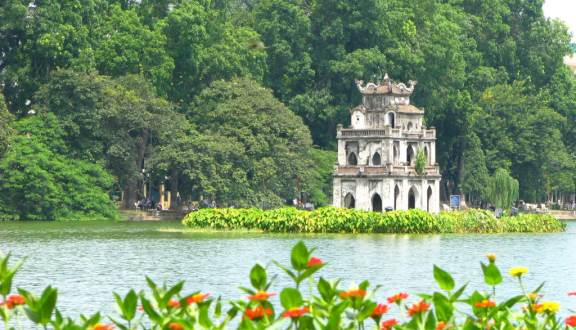
#> input picture images/HoGuom.jpg, 576 x 330 px, given as the content of the folder testdata/, which was not available
$ jupyter execute HomeWork_Image_Contrast_Enhancement_NguyenVanGiang.ipynb   (text cells are left out)
#> lines starting #> are read from the running program, lines starting #| are printed output that depends on the picture; pictures that were not available may be replaced by others from this repository, and a replacement may not be noted
[cell 1]
import cv2
import matplotlib.pyplot as plt
import os

[cell 2]
img_names = os.listdir('testdata/')
plt.figure(figsize=(18, 18))
for i, img_name in enumerate(img_names):
    img = cv2.imread(os.path.join('testdata', img_name))
#> img is the input picture: shape (330, 576, 3); mean B, G, R 109.9, 147.5, 122.6
    img = cv2.cvtColor(img, cv2.COLOR_BGR2RGB) # for showing purpose
    plt.subplot(4,2,i+1)
    plt.imshow(img)
plt.show()

[cell 3]
from IPython.display import Image
from matplotlib.colors import NoNorm

import cv2
import numpy as np
import matplotlib.pyplot as plt
import os

[cell 4]
Image('images/Gamma_Correction.png')

[cell 5]
def gamma_correction(img, gamma): #img: gray image
    ### YOUR CODE HERE ###
#> called with gamma = 0.5
    img_f = np.array(img,np.float16)

    #print(img_f.shape)
    img_gama = (img_f/255)**gamma*255
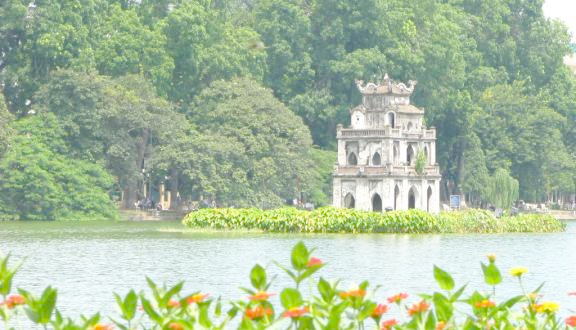
#> img_gama: shape (330, 576, 3) float16; mean B, G, R 159.6, 190.4, 171.5

    img_gama = np.array(img_gama,np.uint8)
    #print(img_gama)
    ### YOUR CODE HERE ###
    return img_gama

[cell 6]
### YOUR CODE HERE ###
# đọc ảnh vào
path = 'testdata/gao3.png'
img = cv2.imread(path)
img_f = img
f = open('out.txt','w')
# [8 lines of commented-out code are left out]
img_gama = gamma_correction(img,gamma = 0.5)
### YOUR CODE HERE ###

# Show the images
plt.figure(figsize=(8,8))
plt.subplot(221)
plt.imshow(img, cmap='gray', norm=NoNorm())

plt.subplot(222)
plt.imshow(img_gama, cmap='gray', norm=NoNorm())
plt.show()
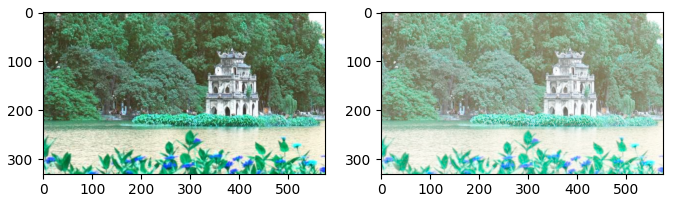
#> figure drawn by matplotlib, 2 panels; B, G, R data is drawn as R, G, B

[cell 7]
def EqHist(img):
    # if input image is gray image
    if(len(img.shape)==2):
        outImg = cv2.equalizeHist(img)
    else:
        img_hsv = cv2.cvtColor(img,cv2.COLOR_BGR2HSV)
        img_hsv[:,:,2] = cv2.equalizeHist(img_hsv[:,:,2])
        outImg = cv2.cvtColor(img_hsv,cv2.COLOR_HSV2BGR)
    # if input image is color image

    ### YOUR CODE HERE ###

    ### YOUR CODE HERE ###

    return outImg

[cell 8]
## Thực hiện cân bằng histogram trên ảnh màu

#img = cv2.imread('testdata/z01.jpg')
#img = cv2.imread('testdata/z03.jpg')
img = cv2.imread('testdata/girl1_dark.jpg')
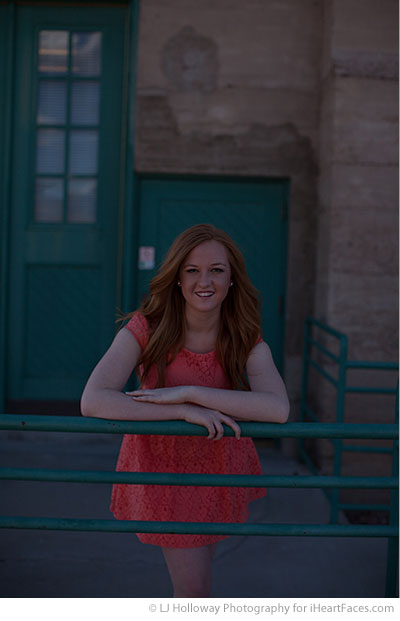
#> input picture images/girl1_dark.jpg, 400 x 621 px, given as the content of the folder testdata/, which was not available
#> img is the input picture: shape (621, 400, 3); mean B, G, R 60.2, 52.8, 49.9
img_eq = EqHist(img)
#> in EqHist, `img_hsv = cv2.cvtColor(img,cv2.COLOR_BGR2HSV)`: img_hsv: shape (621, 400, 3); mean H, S, V 114.9, 111.4, 66.1
#> in EqHist, `img_hsv[:,:,2] = cv2.equalizeHist(img_hsv[:,:,2])`: img_hsv: shape (621, 400, 3); mean H, S, V 114.9, 111.4, 129.5
#> in EqHist, `outImg = cv2.cvtColor(img_hsv,cv2.COLOR_HSV2BGR)`:
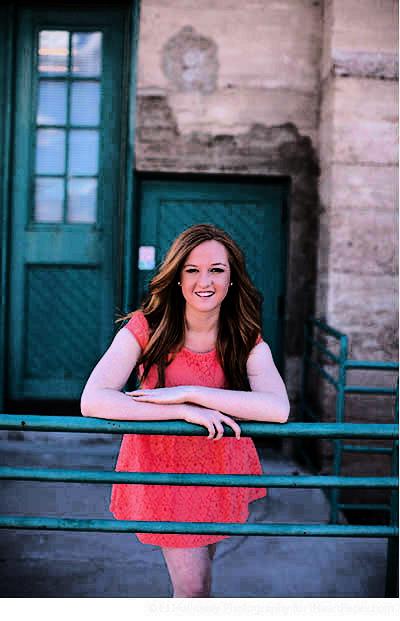
#> outImg: shape (621, 400, 3); mean B, G, R 116.1, 100.1, 99.8

plt.figure(figsize=(18, 18))
plt.subplot(1,3,1)
plt.imshow(cv2.cvtColor(img, cv2.COLOR_BGR2RGB))

plt.subplot(1,3,2)
plt.imshow(cv2.cvtColor(img_eq, cv2.COLOR_BGR2RGB))

plt.show()
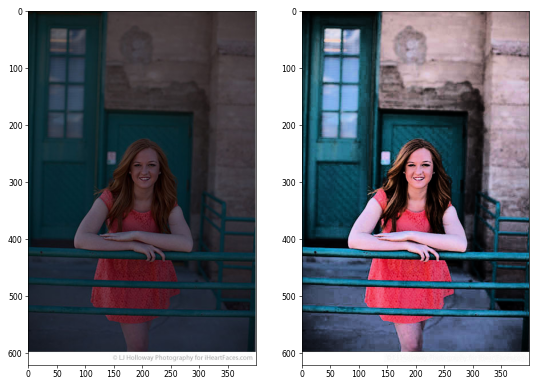
#> figure drawn by matplotlib, 2 panels

[cell 9]
# input: ảnh (gray or color), gamma: tham số hiệu chỉnh
# ouput: ảnh được hiệu chỉnh (gray or color)
def Gamma(img,gamma):
    ### YOUR CODE HERE ###
    if(len(img.shape)==2):
        outImg = gamma_correction(img,gamma)
    else:
        img_gamma = cv2.cvtColor(img,cv2.COLOR_BGR2HSV)
        img_gamma[:,:,2] = gamma_correction(img_gamma[:,:,2],gamma)
        outImg = cv2.cvtColor(img_gamma,cv2.COLOR_HSV2BGR)

    ### YOUR CODE HERE ###

    return outImg

[cell 10]
## Thực hiện và đánh giá hiệu chỉnh gama trên ảnh màu

img = cv2.imread('testdata/z01.jpg')
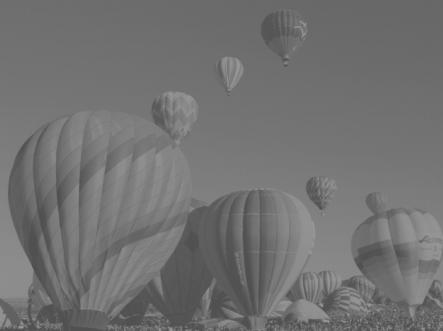
#> input picture images/balloon.jpg, 443 x 331 px, given in place of z01.jpg, which was not available
#> img is the input picture: shape (331, 443, 3); min 71, max 158, mean 113.5
#img = cv2.imread('testdata/z03.jpg')
#img = cv2.imread('testdata/girl1_dark.jpg')

gama = 0.6 # hệ số hiệu chỉnh
img_gamma = Gamma(img,gama)
#> in Gamma, `img_gamma = cv2.cvtColor(img,cv2.COLOR_BGR2HSV)`: img_gamma: shape (331, 443, 3); mean H, S, V 0, 0, 113.5
#> call 2 of gamma_correction, with gamma = 0.6
#> in gamma_correction (call 2), `img_gama = (img_f/255)**gamma*255`:
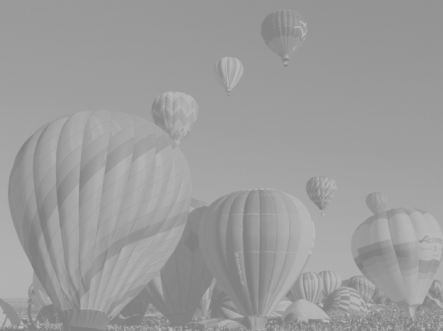
#> img_gama: shape (331, 443) float16; min 118.4, max 191.4, mean 156.6
#> in Gamma, `img_gamma[:,:,2] = gamma_correction(img_gamma[:,:,2],gamma)`: img_gamma: shape (331, 443, 3); mean H, S, V 0, 0, 156.2

plt.figure(figsize=(18, 18))
plt.subplot(1,3,1)
plt.imshow(cv2.cvtColor(img, cv2.COLOR_BGR2RGB))

plt.subplot(1,3,2)
plt.imshow(cv2.cvtColor(img_gamma, cv2.COLOR_BGR2RGB))

plt.show()

[cell 11]
### YOUR CODE HERE ###
import glob
path = 'testdata/*.*'
paths = glob.glob(path)
num = len(path)
i = -1
plt.figure(figsize=(12,50))
for path in paths:
    i += 1
    img = cv2.imread(path)
    img_e = EqHist(img)
#> in EqHist (call 2), `img_hsv = cv2.cvtColor(img,cv2.COLOR_BGR2HSV)`: img_hsv: shape (330, 576, 3); mean H, S, V 59.3, 84, 149.5
#> in EqHist (call 2), `img_hsv[:,:,2] = cv2.equalizeHist(img_hsv[:,:,2])`: img_hsv: shape (330, 576, 3); mean H, S, V 59.3, 84, 128.2
#> in EqHist (call 2), `outImg = cv2.cvtColor(img_hsv,cv2.COLOR_HSV2BGR)`:
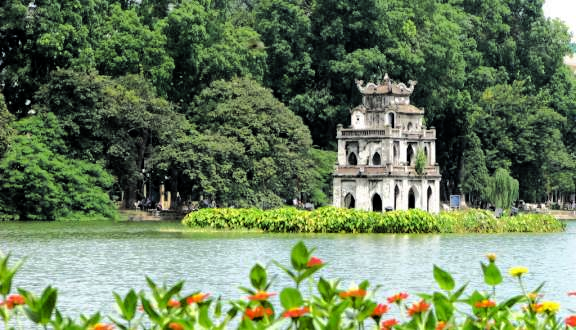
#> outImg: shape (330, 576, 3); mean B, G, R 93.2, 126.4, 106.7
    plt.subplot(num,2,i*2+1)
    plt.imshow(img)
    plt.subplot(num,2,i*2+2)
    plt.imshow(img_e)
### YOUR CODE HERE ###
#> figure, not shown here; B, G, R data is drawn as R, G, B
